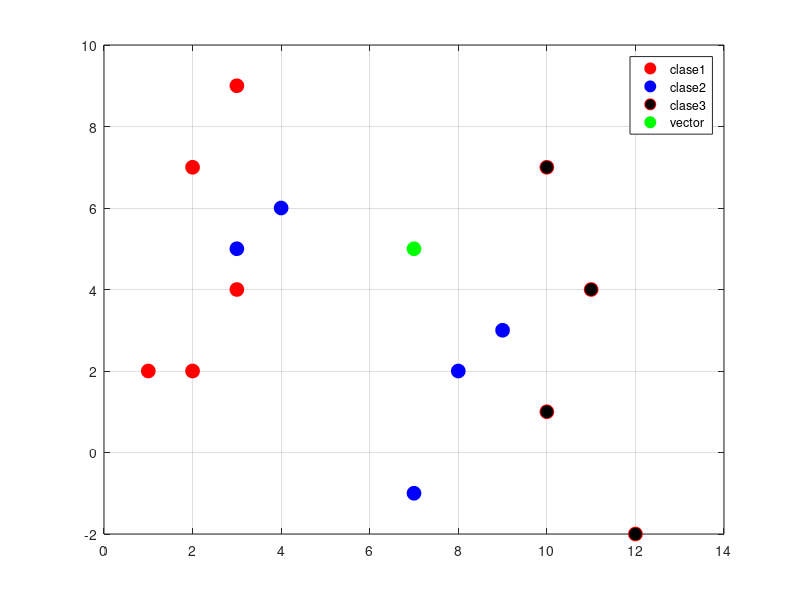

Here is the MATLAB script that generated this plot:
warning off all 
disp('Welcome to Pattern Recognition')

%Diseno de un clasificador dde distancia Euclideana

%Metiendo las clases de pertenencia 
c1=[1 2 3 2 3; 2 2 4 7 9];
c2=[3 4 7 8 9; 5 6 -1 2 3];
c3=[10 10 11 12 13; 1 7 4 -2 9];
%vector desconocido 
vector=[7;5];

%Graficando las clases 
figure(1)
plot(c1(1, :),c1(2, :),'ro','MarkerFaceColor','r','MarkerSize', 10)
grid on
hold on
plot(c2(1, :),c2(2, :),'bo','MarkerFaceColor','b','MarkerSize', 10)
plot(c3(1, :),c3(2, :),'ro','MarkerFaceColor','k','MarkerSize', 10)
plot(vector(1,:),vector(2,:),'go','MarkerFaceColor','g','MarkerSize', 10)
legend('clase1','clase2','clase3','vector')

%Obteniendo parametrosmde cada clase
media1=mean(c1,2);
media2=mean(c2,2);
media3=mean(c3,2);

distancia1=norm(media1-vector);
distancia2=norm(media2-vector);
distancia3=norm(media3-vector);

dist_total=[distancia1,distancia2,distancia3];
minima=min(min(dist_total));
encuentra=find(dist_total==minima);

fprintf('El vector desconocido pertenece a la clase %d\n', encuentra);


